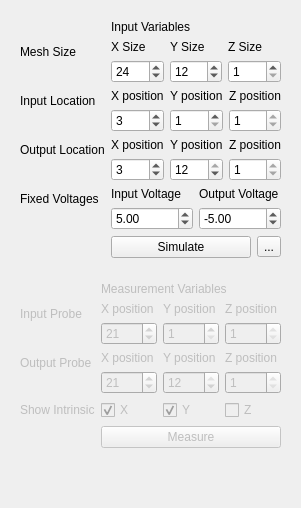
      <widget class="QWidget" name="InputValuesTab">
       <attribute name="title">
        <string>Geometry Inputs</string>
       </attribute>
       <layout class="QVBoxLayout" name="verticalLayout">
        <item>
         <widget class="QWidget" name="SetupWidget" native="true">
          <layout class="QFormLayout" name="formLayout">
           <item row="1" column="1">
            <widget class="QLabel" name="label_2">
             <property name="text">
              <string>Input Variables</string>
             </property>
            </widget>
           </item>
           <item row="2" column="0">
            <widget class="QLabel" name="MeshSizeLabel">
             <property name="text">
              <string>Mesh Size</string>
             </property>
            </widget>
           </item>
           <item row="3" column="0">
            <widget class="QLabel" name="InputLocationLabel">
             <property name="text">
              <string>Input Location</string>
             </property>
            </widget>
           </item>
           <item row="4" column="0">
            <widget class="QLabel" name="OutputLocationLabel">
             <property name="text">
              <string>Output Location</string>
             </property>
            </widget>
           </item>
           <item row="5" column="0">
            <widget class="QLabel" name="FixedVLabel">
             <property name="text">
              <string>Fixed Voltages</string>
             </property>
            </widget>
           </item>
           <item row="6" column="1">
            <layout class="QHBoxLayout" name="horizontalLayout_4">
             <item>
              <widget class="QPushButton" name="IntializeButton">
               <property name="text">
                <string>Simulate</string>
               </property>
              </widget>
             </item>
             <item>
              <widget class="QToolButton" name="toolButton">
               <property name="text">
                <string>...</string>
               </property>
              </widget>
             </item>
            </layout>
           </item>
           <item row="2" column="1">
            <layout class="QGridLayout" name="gridLayout">
             <item row="1" column="0">
              <widget class="QSpinBox" name="NxBox">
               <property name="minimum">
                <number>1</number>
               </property>
               <property name="value">
                <number>24</number>
               </property>
              </widget>
             </item>
             <item row="0" column="1">
              <widget class="QLabel" name="label_15">
               <property name="text">
                <string>Y Size</string>
               </property>
              </widget>
             </item>
             <item row="0" column="0">
              <widget class="QLabel" name="label_14">
               <property name="text">
                <string>X Size</string>
               </property>
              </widget>
             </item>
             <item row="0" column="2">
              <widget class="QLabel" name="label_16">
               <property name="text">
                <string>Z Size</string>
               </property>
              </widget>
             </item>
             <item row="1" column="1">
              <widget class="QSpinBox" name="NyBox">
               <property name="minimum">
                <number>1</number>
               </property>
               <property name="value">
                <number>12</number>
               </property>
              </widget>
             </item>
             <item row="1" column="2">
              <widget class="QSpinBox" name="NzBox">
               <property name="minimum">
                <number>1</number>
               </property>
              </widget>
             </item>
            </layout>
           </item>
           <item row="3" column="1">
            <layout class="QGridLayout" name="gridLayout_2">
             <item row="0" column="0">
              <widget class="QLabel" name="label_5">
               <property name="text">
                <string>X position</string>
               </property>
              </widget>
             </item>
             <item row="0" column="1">
              <widget class="QLabel" name="label_7">
               <property name="text">
                <string>Y position</string>
               </property>
              </widget>
             </item>
             <item row="1" column="0">
              <widget class="QSpinBox" name="IxBox">
               <property name="minimum">
                <number>1</number>
               </property>
               <property name="maximum">
                <number>24</number>
               </property>
               <property name="value">
                <number>3</number>
               </property>
              </widget>
             </item>
             <item row="0" column="2">
              <widget class="QLabel" name="label_6">
               <property name="text">
                <string>Z position</string>
               </property>
              </widget>
             </item>
             <item row="1" column="1">
              <widget class="QSpinBox" name="IyBox">
               <property name="minimum">
                <number>1</number>
               </property>
               <property name="maximum">
                <number>12</number>
               </property>
              </widget>
             </item>
             <item row="1" column="2">
              <widget class="QSpinBox" name="IzBox">
               <property name="minimum">
                <number>1</number>
               </property>
               <property name="maximum">
                <number>1</number>
               </property>
              </widget>
             </item>
            </layout>
           </item>
           <item row="4" column="1">
            <layout class="QGridLayout" name="gridLayout_3">
             <item row="0" column="2">
              <widget class="QLabel" name="label_13">
               <property name="text">
                <string>Z position</string>
               </property>
              </widget>
             </item>
             <item row="0" column="1">
              <widget class="QLabel" name="label_12">
               <property name="text">
                <string>Y position</string>
               </property>
              </widget>
             </item>
             <item row="0" column="0">
              <widget class="QLabel" name="label_11">
               <property name="text">
                <string>X position</string>
               </property>
              </widget>
             </item>
             <item row="1" column="0">
              <widget class="QSpinBox" name="OxBox">
               <property name="minimum">
                <number>1</number>
               </property>
               <property name="maximum">
                <number>24</number>
               </property>
               <property name="value">
                <number>3</number>
               </property>
              </widget>
             </item>
             <item row="1" column="1">
              <widget class="QSpinBox" name="OyBox">
               <property name="minimum">
                <number>1</number>
               </property>
               <property name="maximum">
                <number>12</number>
               </property>
               <property name="value">
                <number>12</number>
               </property>
              </widget>
             </item>
             <item row="1" column="2">
              <widget class="QSpinBox" name="OzBox">
               <property name="minimum">
                <number>1</number>
               </property>
               <property name="maximum">
                <number>1</number>
               </property>
              </widget>
             </item>
            </layout>
           </item>
           <item row="5" column="1">
            <layout class="QGridLayout" name="gridLayout_4">
             <item row="0" column="1">
              <widget class="QLabel" name="OutputVLabel">
               <property name="text">
                <string>Output Voltage</string>
               </property>
              </widget>
             </item>
             <item row="0" column="0">
              <widget class="QLabel" name="InputVLabel">
               <property name="text">
                <string>Input Voltage</string>
               </property>
              </widget>
             </item>
             <item row="1" column="0">
              <widget class="QDoubleSpinBox" name="IvBox">
               <property name="minimum">
                <double>0.000000000000000</double>
               </property>
               <property name="maximum">
                <double>100.000000000000000</double>
               </property>
               <property name="value">
                <double>5.000000000000000</double>
               </property>
              </widget>
             </item>
             <item row="1" column="1">
              <widget class="QDoubleSpinBox" name="OvBox">
               <property name="minimum">
                <double>-100.000000000000000</double>
               </property>
               <property name="maximum">
                <double>0.000000000000000</double>
               </property>
               <property name="value">
                <double>-5.000000000000000</double>
               </property>
              </widget>
             </item>
            </layout>
           </item>
          </layout>
         </widget>
        </item>
        <item>
         <widget class="QWidget" name="MeasurementWidget" native="true">
          <property name="enabled">
           <bool>false</bool>
          </property>
          <layout class="QFormLayout" name="formLayout_2">
           <item row="1" column="0">
            <widget class="QLabel" name="InputProbeLabel">
             <property name="text">
              <string>Input Probe</string>
             </property>
            </widget>
           </item>
           <item row="0" column="1">
            <widget class="QLabel" name="label_3">
             <property name="text">
              <string>Measurement Variables</string>
             </property>
            </widget>
           </item>
           <item row="2" column="0">
            <widget class="QLabel" name="OutputProbeLabel">
             <property name="text">
              <string>Output Probe</string>
             </property>
            </widget>
           </item>
           <item row="3" column="0">
            <widget class="QLabel" name="label">
             <property name="text">
              <string>Show Intrinsic</string>
             </property>
            </widget>
           </item>
           <item row="3" column="1">
            <layout class="QHBoxLayout" name="horizontalLayout_16">
             <item>
              <widget class="QCheckBox" name="CheckX">
               <property name="text">
                <string>X</string>
               </property>
               <property name="checked">
                <bool>true</bool>
               </property>
              </widget>
             </item>
             <item>
              <widget class="QCheckBox" name="CheckY">
               <property name="text">
                <string>Y</string>
               </property>
               <property name="checked">
                <bool>true</bool>
               </property>
              </widget>
             </item>
             <item>
              <widget class="QCheckBox" name="CheckZ">
               <property name="text">
                <string>Z</string>
               </property>
               <property name="checked">
                <bool>false</bool>
               </property>
              </widget>
             </item>
            </layout>
           </item>
           <item row="4" column="1">
            <widget class="QPushButton" name="MeasureButton">
             <property name="enabled">
              <bool>false</bool>
             </property>
             <property name="text">
              <string>Measure</string>
             </property>
            </widget>
           </item>
           <item row="1" column="1">
            <layout class="QGridLayout" name="gridLayout_5">
             <item row="0" column="2">
              <widget class="QLabel" name="label_19">
               <property name="text">
                <string>Z position</string>
               </property>
              </widget>
             </item>
             <item row="0" column="1">
              <widget class="QLabel" name="label_18">
               <property name="text">
                <string>Y position</string>
               </property>
              </widget>
             </item>
             <item row="1" column="0">
              <widget class="QSpinBox" name="IPxBox">
               <property name="minimum">
                <number>1</number>
               </property>
               <property name="maximum">
                <number>24</number>
               </property>
               <property name="value">
                <number>21</number>
               </property>
              </widget>
             </item>
             <item row="1" column="2">
              <widget class="QSpinBox" name="IPzBox">
               <property name="minimum">
                <number>1</number>
               </property>
               <property name="maximum">
                <number>1</number>
               </property>
              </widget>
             </item>
             <item row="1" column="1">
              <widget class="QSpinBox" name="IPyBox">
               <property name="minimum">
                <number>1</number>
               </property>
               <property name="maximum">
                <number>12</number>
               </property>
              </widget>
             </item>
             <item row="0" column="0">
              <widget class="QLabel" name="label_17">
               <property name="text">
                <string>X position</string>
               </property>
              </widget>
             </item>
            </layout>
           </item>
           <item row="2" column="1">
            <layout class="QGridLayout" name="gridLayout_6">
             <item row="0" column="1">
              <widget class="QLabel" name="label_21">
               <property name="text">
                <string>Y position</string>
               </property>
              </widget>
             </item>
             <item row="0" column="0">
              <widget class="QLabel" name="label_20">
               <property name="text">
                <string>X position</string>
               </property>
              </widget>
             </item>
             <item row="0" column="2">
              <widget class="QLabel" name="label_22">
               <property name="text">
                <string>Z position</string>
               </property>
              </widget>
             </item>
             <item row="1" column="0">
              <widget class="QSpinBox" name="OPxBox">
               <property name="minimum">
                <number>1</number>
               </property>
               <property name="maximum">
                <number>24</number>
               </property>
               <property name="value">
                <number>21</number>
               </property>
              </widget>
             </item>
             <item row="1" column="1">
              <widget class="QSpinBox" name="OPyBox">
               <property name="minimum">
                <number>1</number>
               </property>
               <property name="maximum">
                <number>12</number>
               </property>
               <property name="value">
                <number>12</number>
               </property>
              </widget>
             </item>
             <item row="1" column="2">
              <widget class="QSpinBox" name="OPzBox">
               <property name="minimum">
                <number>1</number>
               </property>
               <property name="maximum">
                <number>1</number>
               </property>
              </widget>
             </item>
            </layout>
           </item>
          </layout>
         </widget>
        </item>
        <item>
         <spacer name="verticalSpacer">
          <property name="orientation">
           <enum>Qt::Vertical</enum>
          </property>
          <property name="sizeHint" stdset="0">
           <size>
            <width>20</width>
            <height>40</height>
           </size>
          </property>
         </spacer>
        </item>
       </layout>
      </widget>
